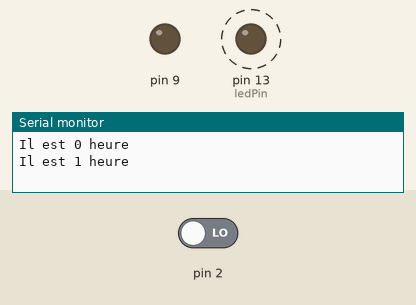
Simulated run of this sketch. Board: Arduino Uno, built with avr-gcc and run on an emulated ATmega328P. Parts: output pins drawn as LEDs (lit = HIGH), the last lines printed to the serial monitor. Dashed ring = blinking. Inputs (shaded band) come from the test bench; at power-on: pin 2 LOW.

Above: at 1.8 s.
1.9 s: pin 2 driven HIGH
At 6.8 s:
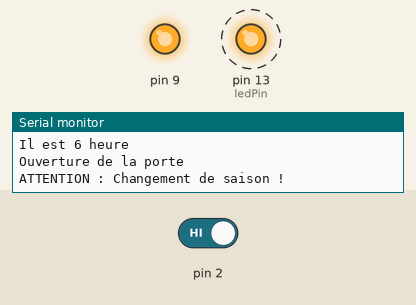
Timing chart, 0 to 13.9 s (numbered marks = the images above; inputs shaded):
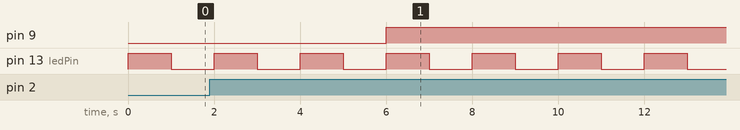

Measured:
- after the input at 1.9 s, pin 9: LOW → HIGH after 4.1 s instead of 6.1 s
- by itself, pin 13 (ledPin): alternates HIGH for 1.0 s and LOW for 1.0 s

The sketch:

signal.ino
```cpp
#define ledPin 13

int heure = 0;

int ouvertureEte = 6;
int fermetureEte = 22;

int ouvertureHiver = 8;
int fermetureHiver = 20;

char hiver = true;

int i = 0;

void afficherHeure() { // Simple affichage de l'heure
    Serial.print("Il est ");
    Serial.print(heure);
    Serial.println(" heure");
}


void gestionPorte(int heureOuverture, int heureFermeture) { //
  if (heure == heureOuverture) { // Heure d'ouverture de la porte
    digitalWrite(9, HIGH);
    Serial.println("Ouverture de la porte");
  }
  else if (heure == heureFermeture) { ;// Heure de femeture de la porte
    digitalWrite(9, LOW);
    Serial.println("Fermeture de la porte");
  }
}


void gestionPoulailler() {
  if (heure == 25) {
    heure = 0;
    afficherHeure();
  }

  else { // SIMPLE AFFICHAGE DE L'HEURE
    afficherHeure();

    if (hiver) {
      gestionPorte(ouvertureHiver, fermetureHiver);
    }
    else {
      gestionPorte(ouvertureEte, fermetureEte);
    }

  }
}


void setupTimer1() {
  noInterrupts();
  // Clear registers
  TCCR1A = 0;
  TCCR1B = 0;
  TCNT1 = 0;

  // 1 Hz (16000000/((15624+1)*1024))
  OCR1A = 15624;
  // CTC
  TCCR1B |= (1 << WGM12);
  // Prescaler 1024
  TCCR1B |= (1 << CS12) | (1 << CS10);
  // Output Compare Match A Interrupt Enable
  TIMSK1 |= (1 << OCIE1A);
  interrupts();
}


void setup() {
  Serial.begin(9600);
  pinMode(9, OUTPUT);
  pinMode(ledPin, OUTPUT);
  pinMode(2, INPUT);
  setupTimer1();
}

void loop() {

  int btn = digitalRead(2);

  if (btn > 0 && i == 4) {
    hiver = !hiver;
    Serial.println("ATTENTION : Changement de saison !");
    i=0;
  }
  else if (btn > 0) {
    i++;
  }
  else {
    i=0;
  }

  delay(500);

}

ISR(TIMER1_COMPA_vect) {
  digitalWrite(ledPin, digitalRead(ledPin) ^ 1);
  //Serial.println("seconde");
  gestionPoulailler();
  heure++;
}
```
